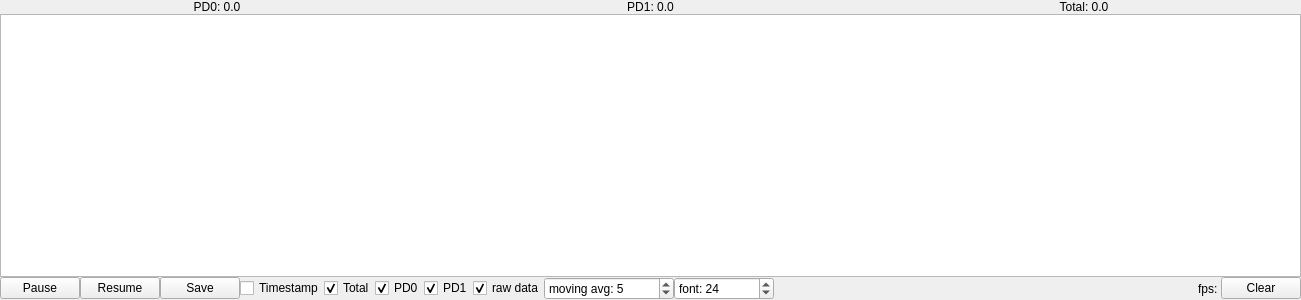
<?xml version="1.0" encoding="UTF-8"?>
<ui version="4.0">
 <class>traceView</class>
 <widget class="QWidget" name="traceView">
  <property name="geometry">
   <rect>
    <x>0</x>
    <y>0</y>
    <width>1301</width>
    <height>300</height>
   </rect>
  </property>
  <property name="minimumSize">
   <size>
    <width>400</width>
    <height>300</height>
   </size>
  </property>
  <property name="windowTitle">
   <string>Form</string>
  </property>
  <layout class="QVBoxLayout" name="verticalLayout">
   <property name="spacing">
    <number>0</number>
   </property>
   <property name="leftMargin">
    <number>0</number>
   </property>
   <property name="topMargin">
    <number>0</number>
   </property>
   <property name="rightMargin">
    <number>0</number>
   </property>
   <property name="bottomMargin">
    <number>0</number>
   </property>
   <item>
    <layout class="QHBoxLayout" name="horizontalLayout">
     <item>
      <widget class="QLabel" name="label0">
       <property name="text">
        <string>PD0: 0.0</string>
       </property>
       <property name="textFormat">
        <enum>Qt::RichText</enum>
       </property>
       <property name="alignment">
        <set>Qt::AlignCenter</set>
       </property>
      </widget>
     </item>
     <item>
      <widget class="QLabel" name="label1">
       <property name="text">
        <string>PD1: 0.0</string>
       </property>
       <property name="textFormat">
        <enum>Qt::RichText</enum>
       </property>
       <property name="alignment">
        <set>Qt::AlignCenter</set>
       </property>
      </widget>
     </item>
     <item>
      <widget class="QLabel" name="labeltotal">
       <property name="text">
        <string>Total: 0.0</string>
       </property>
       <property name="alignment">
        <set>Qt::AlignCenter</set>
       </property>
      </widget>
     </item>
    </layout>
   </item>
   <item>
    <widget class="GraphicsView" name="graphicsView"/>
   </item>
   <item>
    <layout class="QHBoxLayout" name="horizontalLayout_2">
     <item>
      <widget class="QPushButton" name="pauseButton">
       <property name="text">
        <string>Pause</string>
       </property>
      </widget>
     </item>
     <item>
      <widget class="QPushButton" name="resumeButton">
       <property name="text">
        <string>Resume</string>
       </property>
      </widget>
     </item>
     <item>
      <widget class="QPushButton" name="saveButton">
       <property name="text">
        <string>Save</string>
       </property>
      </widget>
     </item>
     <item>
      <widget class="QCheckBox" name="timestampBox">
       <property name="text">
        <string>Timestamp</string>
       </property>
      </widget>
     </item>
     <item>
      <widget class="QCheckBox" name="showtotalBox">
       <property name="text">
        <string>Total</string>
       </property>
       <property name="checked">
        <bool>true</bool>
       </property>
      </widget>
     </item>
     <item>
      <widget class="QCheckBox" name="show0Box">
       <property name="text">
        <string>PD0</string>
       </property>
       <property name="checked">
        <bool>true</bool>
       </property>
      </widget>
     </item>
     <item>
      <widget class="QCheckBox" name="show1Box">
       <property name="text">
        <string>PD1</string>
       </property>
       <property name="checked">
        <bool>true</bool>
       </property>
      </widget>
     </item>
     <item>
      <widget class="QCheckBox" name="showrawBox">
       <property name="text">
        <string>raw data</string>
       </property>
       <property name="checked">
        <bool>true</bool>
       </property>
      </widget>
     </item>
     <item>
      <widget class="QSpinBox" name="smaBox">
       <property name="sizePolicy">
        <sizepolicy hsizetype="MinimumExpanding" vsizetype="Fixed">
         <horstretch>0</horstretch>
         <verstretch>0</verstretch>
        </sizepolicy>
       </property>
       <property name="maximumSize">
        <size>
         <width>130</width>
         <height>16777215</height>
        </size>
       </property>
       <property name="prefix">
        <string>moving avg: </string>
       </property>
       <property name="minimum">
        <number>1</number>
       </property>
       <property name="value">
        <number>5</number>
       </property>
      </widget>
     </item>
     <item>
      <widget class="QSpinBox" name="fontsizeBox">
       <property name="sizePolicy">
        <sizepolicy hsizetype="MinimumExpanding" vsizetype="Fixed">
         <horstretch>0</horstretch>
         <verstretch>0</verstretch>
        </sizepolicy>
       </property>
       <property name="minimumSize">
        <size>
         <width>0</width>
         <height>0</height>
        </size>
       </property>
       <property name="maximumSize">
        <size>
         <width>100</width>
         <height>16777215</height>
        </size>
       </property>
       <property name="prefix">
        <string>font: </string>
       </property>
       <property name="minimum">
        <number>8</number>
       </property>
       <property name="singleStep">
        <number>2</number>
       </property>
       <property name="value">
        <number>24</number>
       </property>
      </widget>
     </item>
     <item>
      <spacer name="horizontalSpacer">
       <property name="orientation">
        <enum>Qt::Horizontal</enum>
       </property>
       <property name="sizeHint" stdset="0">
        <size>
         <width>40</width>
         <height>20</height>
        </size>
       </property>
      </spacer>
     </item>
     <item>
      <widget class="QLabel" name="fpsLabel">
       <property name="text">
        <string>fps: </string>
       </property>
      </widget>
     </item>
     <item>
      <widget class="QPushButton" name="clearButton">
       <property name="text">
        <string>Clear</string>
       </property>
      </widget>
     </item>
    </layout>
   </item>
  </layout>
 </widget>
 <customwidgets>
  <customwidget>
   <class>GraphicsView</class>
   <extends>QGraphicsView</extends>
   <header>pyqtgraph</header>
  </customwidget>
 </customwidgets>
 <resources/>
 <connections/>
</ui>
